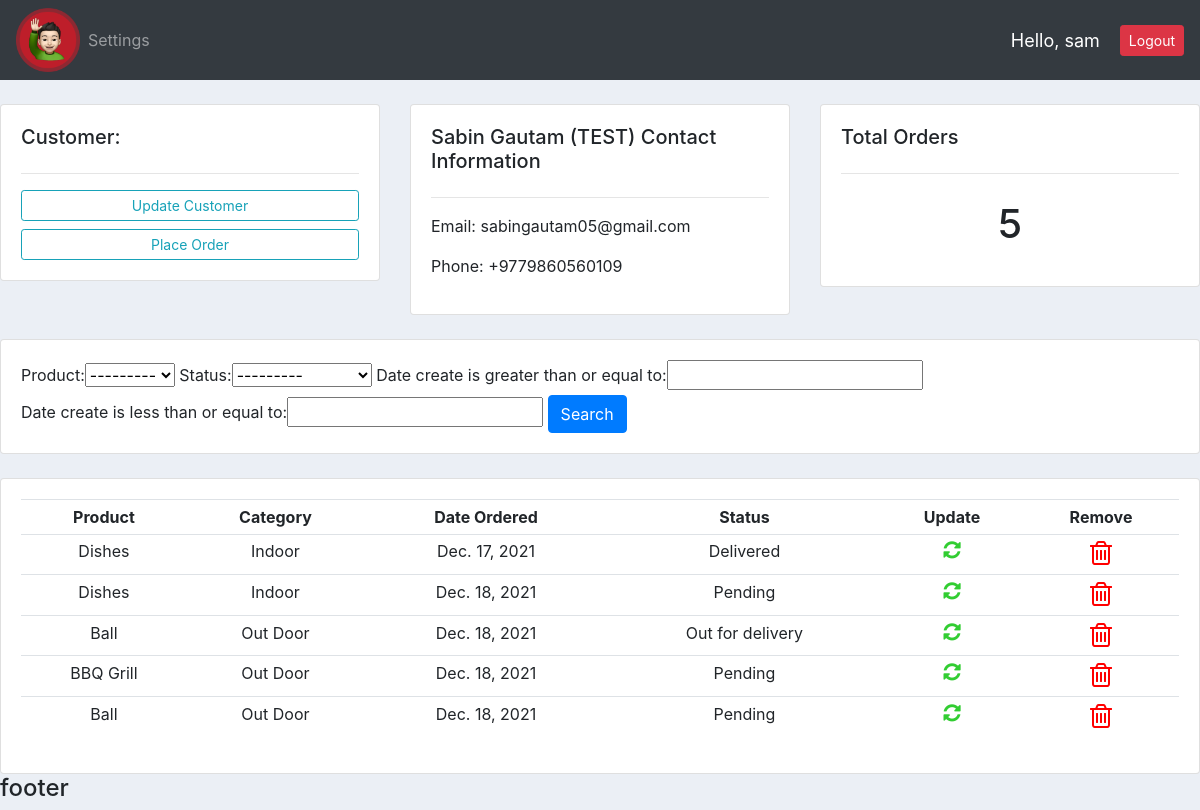
The page /customer/1/ (signed in) on the database its author committed.
### accounts/models.py (models this page shows, shortened)
class Customer(models.Model):
    user = models.OneToOneField(User, null=True, blank=True, on_delete=models.CASCADE)
    name = models.CharField(max_length=200, null=True)
    phone = models.CharField(max_length=200, null=True)
    email = models.CharField(max_length=200, null=True)
    profile_pic = models.ImageField(default="defaultpp.png", null=True, blank=True)
    date_create = models.DateField(auto_now_add=True, null=True)

class Order(models.Model):
    STATUS = (
        ('Pending', 'Pending'),
        ('Out for delivery', 'Out for delivery'),
        ('Delivered', 'Delivered'),
    )
    customer = models.ForeignKey(Customer, null=True, on_delete=models.SET_NULL)
    Product = models.ForeignKey(Product, null=True, on_delete=models.SET_NULL)
    date_create = models.DateField(auto_now_add=True, null=True)
    status = models.CharField(max_length=200, null=True, choices=STATUS)

class Product(models.Model):
    CATEGORY = (
        ('Indoor', 'Indoor'),
        ('Out Door', 'Out Door'),
    )
    name = models.CharField(max_length=200, null=True)
    price = models.IntegerField(null=True)
    category = models.CharField(max_length=200, null=True, choices=CATEGORY)
    description = models.CharField(max_length=200, null=True, blank=True)
    date_create = models.DateField(auto_now_add=True, null=True)
    tags = models.ManyToManyField(Tag)
    def __str__(self):
        return self.name

### accounts/views.py (the view)
# urls.py: path('customer/<str:pk>/', views.customer, name="customer"),
@login_required(login_url='login')
def customer(request, pk):
    customer = Customer.objects.get(id=pk)
    orders = customer.order_set.all()
    orders_count = orders.count()
    myFilter = OrderFilter(request.GET, queryset=orders)
    orders = myFilter.qs
    context = {'customer': customer, 'orders': orders, 'orders_count': orders_count,
               'myFilter': myFilter}
    return render(request, 'accounts/customer.html', context)

### accounts/templates/accounts/customer.html
{%  extends 'accounts/main.html' %}
{% block content %}
<br>
<div class="row">
    <div class="col-md">
        <div class="card card-body">
            <h5>Customer:</h5>
            <hr>
            <a class="btn btn-outline-info  btn-sm btn-block" href="">Update Customer</a>
            <a class="btn btn-outline-info  btn-sm btn-block" href="{% url 'create_order' customer.id %}">Place
                Order</a>
        </div>
    </div>
    <div class="col-md">
        <div class="card card-body">
            <h5>{{customer.name}} Contact Information</h5>
            <hr>
            <p>Email: {{customer.email}} </p>
            <p>Phone: {{customer.phone}} </p>
        </div>
    </div>
    <div class="col-md">
        <div class="card card-body">
            <h5>Total Orders</h5>
            <hr>
            <h1 style="text-align: center;padding: 10px">{{orders_count}}</h1>
        </div>
    </div>
</div>
<br>
<div class="row">
    <div class="col">
        <div class="card card-body">
            <form method="get">
                {{myFilter.form}}
                <button class="btn btn-primary" type="submit">Search</button>
            </form>
        </div>
    </div>
</div>
<br>
<div class="row">
    <div class="col-md">
        <div class="card card-body">
            <table class="table table-sm" style="text-align: center;">
                <tr>
                    <th>Product</th>
                    <th>Category</th>
                    <th>Date Ordered</th>
                    <th>Status</th>
                    <th>Update</th>
                    <th>Remove</th>
                </tr>
                {% for order in orders %}
                <tr>
                    <td>{{order.Product}}</td>
                    <td>{{order.Product.category}}</td>
                    <td>{{order.date_create}}</td>
                    <td>{{order.status}}</td>
                    <td><a href="{% url 'update_order' order.id %}"><i class="fa fa-refresh fa-spin"
                                                                       style="font-size:20px; color:#32cd32"></i></a>
                    </td>
                    <td><a href="{% url 'delete_order' order.id %}"><i class="fa fa-trash-o"
                                                                       style="font-size:28px;color:red"> </i> </a></td>
                </tr>
                {% endfor %}
            </table>
        </div>
    </div>
</div>
{% endblock %}

### accounts/templates/accounts/navbar.html (shortened to what this page needs)
 {% load static %}
<nav class="navbar navbar-expand-lg navbar-dark bg-dark">
  <img src="{% static '/images/logo.png' %}" alt="logo" width="64" height="64" />
  <div class="collapse navbar-collapse" id="navbarNav">
    <ul class="navbar-nav">
      {% if request.user.is_staff %}
      <li class="nav-item active">
        <a class="nav-link" href="{% url 'home'%}">Dashboard</a>
      </li>
      <li class="nav-item">
        <a class="nav-link" href="{% url 'products' %}">Products</a>
      </li>
      {% else %}
      <li class="nav-item">
        <a class="nav-link" href="{% url 'account' %}">Settings</a>
      </li>
      {% endif%}
    </ul>
  </div>
  <span class="hello-msg" > Hello, {{request.user}}</span>
  <span><a class="btn btn-sm btn-danger"  href="{% url 'logout' %}">Logout</a> </span>
</nav>

### static/css/main.css (style rules this page uses)
body { background-color: #ebeff5; }

### accounts/templates/accounts/navbar.html (style rules this page uses)
.hello-msg { font-size:18px; color:#fff; margin-right:20px }

### rows shown on the page
Customer: name "Sabin Gautam (TEST)", email "sabingautam05@gmail.com", phone "+9779860560109"
Order: Product "Dishes", Product.category "Indoor", date_create "Dec. 17, 2021", status "Delivered"
Order: Product "Dishes", Product.category "Indoor", date_create "Dec. 18, 2021", status "Pending"
Order: Product "Ball", Product.category "Out Door", date_create "Dec. 18, 2021", status "Out for delivery"
Order: Product "BBQ Grill", Product.category "Out Door", date_create "Dec. 18, 2021", status "Pending"
Order: Product "Ball", Product.category "Out Door", date_create "Dec. 18, 2021", status "Pending"

### other values the page prints
{{ request.user }} "sam"
{{ orders_count }} "5"
